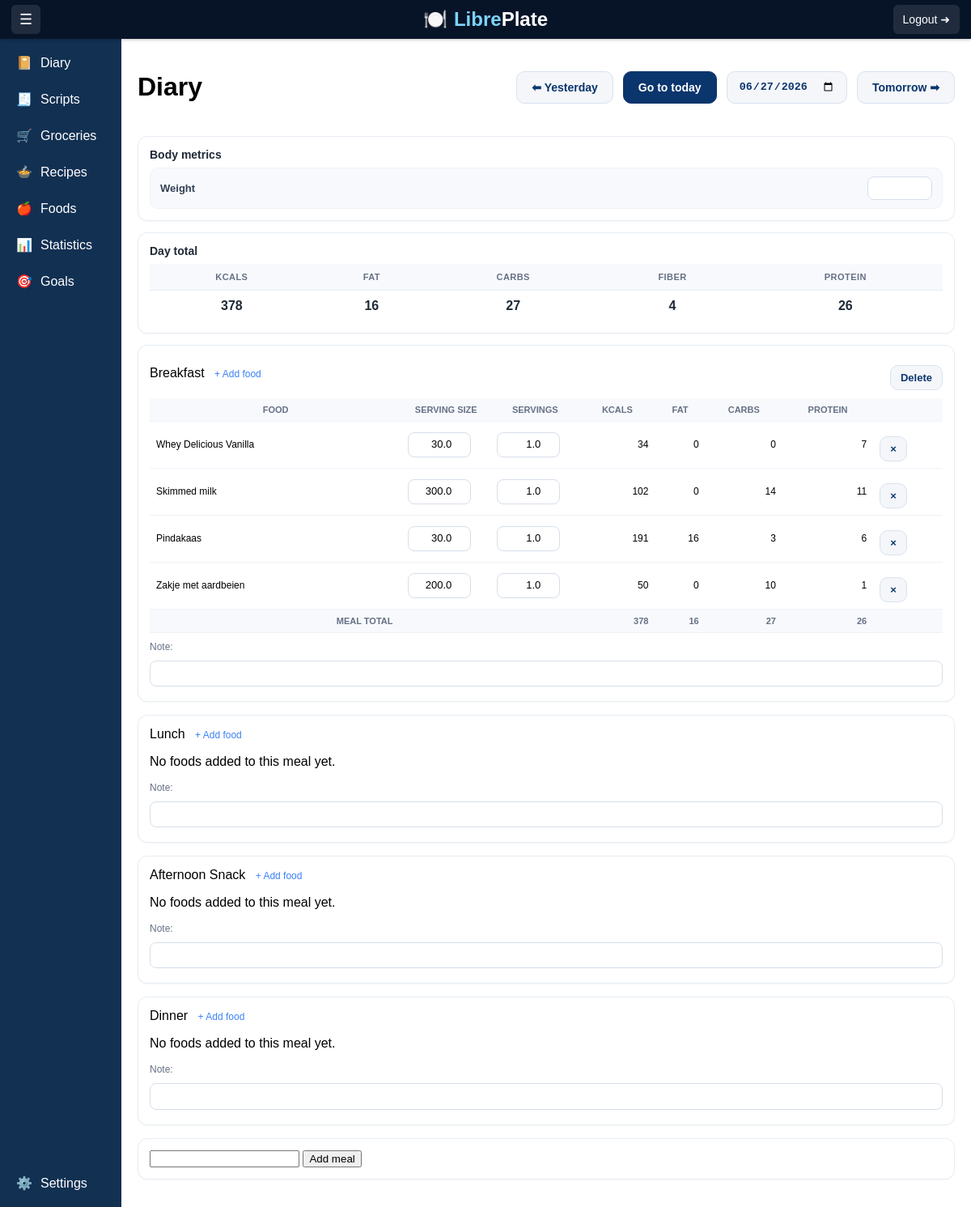
The page /diary/ (signed in) on the database its author committed.
### body_metrics/models.py (models this page shows, shortened)
class BodyMetric(models.Model):
    name = models.CharField(max_length=100, unique=True)
    description = models.TextField(blank=True, null=True)
    abbreviation = models.CharField(max_length=100, blank=True, null=True)
    show_in_diary_total = models.BooleanField(
        default=True, help_text="If True, this nutrient will be visible to users"
    )
    order = models.PositiveIntegerField(default=0)
    user = models.ForeignKey(
        User,
        on_delete=models.CASCADE,
        related_name="body_metric",
        null=True,
        blank=True,
    )
    class Meta:
        verbose_name = "Nutrients"
        ordering = ["order"]

### nutrients/models.py (models this page shows, shortened)
class Nutrient(models.Model):
    name = models.CharField(max_length=100, unique=True)
    description = models.TextField(blank=True, null=True)
    abbreviation = models.CharField(max_length=100, blank=True, null=True)
    show_in_diary_total = models.BooleanField(
        null=True,
        blank=True,
        help_text="Show this nutrient in diary totals.",
    )
    show_in_diary_meal = models.BooleanField(
        null=True,
        blank=True,
        help_text="Show this nutrient in individual diary meals.",
    )
    show_in_food_edit = models.BooleanField(
        null=True,
        blank=True,
        help_text="Show this nutrient when editing a food.",
    )
    show_in_recipe = models.BooleanField(
        null=True,
        blank=True,
        help_text="Show this nutrient in recipes.",
    )
    show_in_foods = models.BooleanField(
        null=True,
        blank=True,
        help_text="Show this nutrient in food detail/list pages.",
    )
    order = models.PositiveIntegerField(default=0)
    user = models.ForeignKey(
        User,
        on_delete=models.CASCADE,
        related_name="nutrients",
        null=True,
        blank=True,
    )
    class Meta:
        verbose_name = "Nutrients"
        ordering = ["order"]

### diary/models.py (models this page shows, shortened)
class Meal(models.Model):
    name = models.CharField(max_length=255)
    date = models.DateField()
    note = models.TextField(blank=True)
    order = models.PositiveIntegerField(default=0)
    user = models.ForeignKey(User, on_delete=models.CASCADE, related_name="meals")
    class Meta:
        ordering = ["order", "id"]

class MealFood(models.Model):
    meal = models.ForeignKey(Meal, on_delete=models.CASCADE, related_name="meal_foods")
    food = models.ForeignKey("foods.Food", on_delete=models.CASCADE)
    serving_size = models.FloatField()
    number_of_servings = models.FloatField()

### foods/models.py (models this page shows, shortened)
class Food(models.Model):
    name = models.CharField(max_length=255)
    user = models.ForeignKey(User, on_delete=models.CASCADE, related_name="foods")
    serving = models.DecimalField(max_digits=6, decimal_places=2)
    unit = models.ForeignKey(
        "units.Unit", on_delete=models.CASCADE, null=True, blank=True
    )
    thumbnail_path = models.CharField(max_length=500, blank=True, null=True)
    barcode = models.CharField(max_length=50, blank=True)
    brand = models.CharField(max_length=255, blank=True, null=True)
    description = models.TextField(blank=True, null=True)
    created_at = models.DateTimeField(auto_now_add=True)
    updated_at = models.DateTimeField(auto_now=True)
    last_used_at = models.DateTimeField(null=True, blank=True, db_index=True)
    class Meta:
        ordering = ["-created_at"]
        verbose_name_plural = "Foods"
        indexes = [
            models.Index(fields=["barcode"]),
            models.Index(fields=["user", "brand"]),
        ]

### settings/models.py (models this page shows, shortened)
class DefaultMeal(models.Model):
    name = models.CharField(max_length=255)
    order = models.PositiveIntegerField(default=0)
    description = models.TextField(blank=True, null=True)
    user = models.ForeignKey(
        User, on_delete=models.CASCADE, related_name="default_meals"
    )
    class Meta:
        ordering = ["order"]

### diary/views.py (the view)
# urls.py: path("", views.diary_day, name="diary_today"),
def diary_day(request, date=None):
    if date:
        selected_date = datetime.strptime(date, "%Y-%m-%d").date()
    else:
        selected_date = timezone.localdate()
    week_start = selected_date - timedelta(days=selected_date.weekday())
    week_days = []
    for i in range(7):
        day = week_start + timedelta(days=i)
        week_days.append(
            {
                "date": day,
                "is_today": day == timezone.localdate(),
                "is_selected": day == selected_date,
            }
        )
    real_meals = (
        Meal.objects.filter(date=selected_date, user=request.user)
        .prefetch_related(
            "meal_foods",
            "meal_foods__food",
            "meal_foods__food__food_nutrients",
            "meal_foods__food__food_nutrients__nutrient",
        )
        .order_by("order")
    )
    meal_map = {m.name: m for m in real_meals}
    meals = []
    for dm in DefaultMeal.objects.filter(user=request.user).order_by("order"):
        if dm.name in meal_map:
            meal = meal_map[dm.name]
            meal.is_virtual = False
            meal.is_default = True
        else:
            meal = VirtualMeal(dm, selected_date, request.user)
        meals.append(meal)
    day_total = calculate_day_totals(meals)
    body_metrics = BodyMetric.objects.filter(
        show_in_diary_total=True
    ).order_by("order")
    logs = BodyMetricLog.objects.filter(
        user=request.user,
        date=selected_date,
    )
    log_map = {
        log.body_metric_id: log.amount
        for log in logs
    }
    context = {
        "selected_date": selected_date,
        "meals": meals,
        "meal_form": MealForm(),
        "week_days": week_days,
        "yesterday": selected_date - timedelta(days=1),
        "tomorrow": selected_date + timedelta(days=1),
        "month_name": selected_date.strftime("%B %Y"),
        "nutrients_total": Nutrient.objects.filter(
            show_in_diary_total=True
        ).order_by("order"),
        "nutrients_meal": Nutrient.objects.filter(
            show_in_diary_meal=True
        ).order_by("order"),
        "day_total": day_total,
        "body_metrics": body_metrics,
        "log_map": log_map,
    }
    return render(request, "diary/day.html", context)

### diary/forms.py
class MealForm(forms.ModelForm):
    class Meta:
        model = Meal
        fields = [
            "name",
        ]

### diary/templatetags/diary_filters.py (called while the page is built)
@register.filter(name="get_item")
def get_item(dictionary, key):
    if not dictionary:
        return None
    try:
        return dictionary.get(key)
    except AttributeError:
        return None

### diary/views.py (called while the page is built)
def to_int_dict(d):
    return {k: int(v) for k, v in d.items()}

def calculate_meal_food_totals(meal_food):
    totals = defaultdict(float)
    serving_size = float(meal_food.serving_size or 0)
    servings = float(meal_food.number_of_servings or 0)
    for fn in meal_food.food.food_nutrients.all():
        totals[fn.nutrient_id] += (
            float(fn.amount)
            * serving_size
            * servings
            / 100
        )
    return totals

def calculate_meal_totals(meal):
    totals = defaultdict(float)
    for meal_food in meal.meal_foods.all():
        food_totals = calculate_meal_food_totals(meal_food)
        meal_food.nutrient_values = to_int_dict(food_totals)
        for nutrient_id, value in food_totals.items():
            totals[nutrient_id] += value
    meal.total_nutrients = to_int_dict(totals)
    return totals

def calculate_day_totals(meals):
    totals = defaultdict(float)
    for meal in meals:
        if isinstance(meal, VirtualMeal):
            continue
        meal_totals = calculate_meal_totals(meal)
        for nutrient_id, value in meal_totals.items():
            totals[nutrient_id] += value
    return to_int_dict(totals)

    def all(self):
        return []

### diary/templates/diary/day.html (shortened to what this page needs)
{% extends "base.html" %}
{% load diary_filters %}
{% load static %}
{% block content %}
<link rel="stylesheet" href="{% static 'diary/css/day.css' %}">
{% include "diary/components/day_header.html" %}
<div class="card">
    {% include "diary/components/body_metrics.html" %}
</div>
<div class="card">
    {% include "diary/components/day_totals.html" %}
</div>
{% for meal in meals %}
    {% include "diary/components/meal.html" with meal=meal%}
{% empty %}
    <p>No meals for this day.</p>
{% endfor %}
<div class="card">
    {% include "diary/components/add_meal.html" %}
</div>
{% endblock %}

### diary/templates/diary/components/body_metrics.html
{% load diary_filters %}
<h3>Body metrics</h3>
<div class="body-metrics">
    {% for metric in body_metrics %}
    <div class="metric-row">
        <label>{{ metric.name }}</label>
        <input
            type="number"
            step="any"
            value="{{ log_map|get_item:metric.id|default:'' }}"
            data-metric-id="{{ metric.id }}"
            oninput="saveMetric(this)"
        />
    </div>
    {% endfor %}
</div>

### diary/templates/diary/components/day_totals.html (shortened to what this page needs)
{% load diary_filters %}
<h3>Day total</h3>
<table class="day-table">
    <tr>
        {% for nutrient in nutrients_total %}
        <th>
            {% if nutrient.abbreviation %}
                {{ nutrient.abbreviation }}
            {% else %}
                {{ nutrient.name }}
            {% endif %}
        </th>
        {% endfor %}
    </tr>
    <tr>
        {% for nutrient in nutrients_total %}
        <td class="day-total" data-nutrient="{{ nutrient.id }}">
            {{ day_total|get_item:nutrient.id|default:"0" }}
        </td>
        {% endfor %}
    </tr>
</table>

### diary/templates/diary/components/meal.html (shortened to what this page needs)
{% load diary_filters %}
<div class="meal-card">
    <div class="meal-header">
        <div>
            <h>{{ meal.name }}</h>
            <a href="{% url 'foods' %}?meal={{ meal.id }}">+ Add food</a>
        </div>
        {% if not meal.is_virtual %}
        <form method="post" action="{% url 'delete_meal' meal.id %}">
            <button type="submit" class="action-btn delete-btn">Delete</button>
        </form>
        {% endif %}
    </div>
    {% if meal.meal_foods.all %}
    <table class="meal-table">
        <tr>
            <th>Food</th>
            <th>Serving size</th>
            <th>Servings</th>
            {% for nutrient in nutrients_meal %}
                <th class="nutrient-header" data-nutrient="{{ nutrient.id }}">
                    {% if nutrient.abbreviation %}
                        {{ nutrient.abbreviation }}
                    {% else %}
                        {{ nutrient.name }}
                    {% endif %}
                </th>
            {% endfor %}
            <th></th>
        </tr>
        {% for meal_food in meal.meal_foods.all %}
        <tr>
            <td>{{ meal_food.food.name }}</td>
            <td>
                <input type="number"
                       step="any"
                       value="{{ meal_food.serving_size }}"
                       data-meal-food="{{ meal_food.id }}"
                       class="serving-size"
                       oninput="saveMealFood(this)">
            </td>
            <td>
                <input type="number"
                       step="any"
                       value="{{ meal_food.number_of_servings }}"
                       data-meal-food="{{ meal_food.id }}"
                       class="servings"
                       oninput="saveMealFood(this)">
            </td>
            {% for nutrient in nutrients_meal %}
                <td class="nutrient-cell"
                    data-nutrient="{{ nutrient.id }}">
                    {{ meal_food.nutrient_values|get_item:nutrient.id|default:"0" }}
                </td>
            {% endfor %}
            <td>
                <form method="post" action="{% url 'delete_meal_food' meal_food.id %}">
                    <button type="submit" class="action-btn delete-btn">×</button>
                </form>
            </td>
        </tr>
        {% endfor %}
        <tr>
            <th colspan="3">Meal total</th>
            {% for nutrient in nutrients_meal %}
                <th class="meal-total"
                    data-nutrient="{{ nutrient.id }}">
                    {{ meal.total_nutrients|get_item:nutrient.id|default:"0" }}
                </th>
            {% endfor %}
            <th></th>
        </tr>
    </table>
    {% else %}
        <p class="empty-meal">No foods added to this meal yet.</p>
    {% endif %}
    <form method="post" action="{% url 'update_note' meal.id %}">
        <label>Note:</label>
        <textarea rows="1"
                  data-meal="{{ meal.id }}"
                  oninput="saveNote(this)">{{ meal.note }}</textarea>
    </form>
</div>

### diary/static/diary/css/day.css (style rules this page uses)
* { box-sizing: border-box; }
html, body { max-width: 100%; overflow-x: hidden; }
h3 { margin: 0 0 8px 0; font-size: 14px; font-weight: 700; color: #1f2a37; }
.body-metrics, .day-table { margin-top: 4px; }
.card { background: #fff; border: 1px solid #e6edf5; border-radius: 12px; padding: 14px; margin-bottom: 14px; box-shadow: 0 1px 2px rgba(0,0,0,0.04); }
.body-metrics { display: grid; grid-template-columns: repeat(auto-fit, minmax(180px, 1fr)); gap: 10px; }
.metric-row { display: flex; justify-content: space-between; align-items: center; background: #f7f9fc; padding: 10px 12px; border-radius: 10px; border: 1px solid #eef3f8; }
.metric-row label { font-size: 13px; font-weight: 600; color: #344054; }
.metric-row input { width: 80px; padding: 6px 8px; border-radius: 8px; border: 1px solid #d6deea; text-align: right; font-weight: 600; }
.day-table { width: 100%; border-collapse: separate; border-spacing: 0; margin-top: 0; }
.day-table th, .day-table td { padding: 10px 12px; text-align: center; }
.day-table th { font-size: 11px; text-transform: uppercase; letter-spacing: 0.04em; color: #667085; background: #f7f9fc; border-bottom: 1px solid #e6edf5; }
.day-table td { font-weight: 700; color: #1f2a37; }
.meal-card { background: #fff; border: 1px solid #e6edf5; border-radius: 12px; padding: 14px; margin-bottom: 16px; box-shadow: 0 1px 2px rgba(0,0,0,0.04); overflow: hidden; }
.meal-header { display: flex; justify-content: space-between; align-items: center; margin-bottom: 10px; }
.meal-header a { font-size: 12px; margin-left: 8px; color: #3b82f6; text-decoration: none; }
.meal-table { width: 100%; border-collapse: collapse; font-size: 12px; table-layout: auto; }
.meal-table th, .meal-table td { padding: 8px; border-bottom: 1px solid #eef2f7; white-space: nowrap; overflow: hidden; text-overflow: ellipsis; }
.meal-table th { font-size: 11px; text-transform: uppercase; color: #667085; background: #f7f9fc; }
.meal-table td:first-child { min-width: 180px; max-width: 320px; white-space: normal; overflow: visible; text-overflow: unset; }
.meal-table input.serving-size, .meal-table input.servings { width: 78px; min-width: 78px; padding: 6px 8px; font-size: 13px; line-height: 1.3; text-align: right; box-sizing: border-box; font-variant-numeric: tabular-nums; }
.meal-table td:nth-child(2), .meal-table td:nth-child(3) { width: 110px; }
.nutrient-cell, .meal-total { max-width: 60px; text-align: right; }
.meal-card form { margin-top: 10px; }
.meal-card label { display: block; font-size: 12px; color: #667085; margin-bottom: 4px; }
.meal-card textarea { width: 100%; margin-top: 6px; resize: none; line-height: 1.4; border-radius: 8px; border: 1px solid #d6deea; padding: 6px 8px; font-size: 13px; }
input[type="number"], textarea { border-radius: 8px; border: 1px solid #d6deea; padding: 6px 8px; font-size: 13px; }

### templates/base.html (style rules this page uses)
.action-btn { display: inline-flex; align-items: center; justify-content: center; padding: 7px 12px; background: #f4f6f9; color: #0b356d; border: 1px solid #d9e2ef; border-radius: 10px; text-decoration: none; font-size: 13px; font-weight: 600; transition: all .2s ease; }
html, body { margin: 0; height: 100%; font-family: Arial, sans-serif; }
body { margin: 0; height: 100vh; }

### rows shown on the page
BodyMetric: name "Weight"
Nutrient: abbreviation "KCALS", id "378"
Nutrient: name "FAT", id "16"
Nutrient: abbreviation "CARBS", id "27"
Nutrient: name "FIBER", id "4"
Nutrient: name "PROTEIN", id "26"
Meal: name "Breakfast", shows "Delete", total_nutrients|get_item "378", total_nutrients|get_item "16", total_nutrients|get_item "27", total_nutrients|get_item "26"
MealFood: food.name "Whey Delicious Vanilla", serving_size "30.0", number_of_servings "1.0", nutrient_values|get_item "34", nutrient_values|get_item "0", nutrient_values|get_item "7"
MealFood: food.name "Skimmed milk", serving_size "300.0", number_of_servings "1.0", nutrient_values|get_item "102", nutrient_values|get_item "0", nutrient_values|get_item "14", nutrient_values|get_item "11"
MealFood: food.name "Pindakaas", serving_size "30.0", number_of_servings "1.0", nutrient_values|get_item "191", nutrient_values|get_item "16", nutrient_values|get_item "3", nutrient_values|get_item "6"
MealFood: food.name "Zakje met aardbeien", serving_size "200.0", number_of_servings "1.0", nutrient_values|get_item "50", nutrient_values|get_item "0", nutrient_values|get_item "10", nutrient_values|get_item "1"
DefaultMeal: name "Lunch"
DefaultMeal: name "Afternoon Snack"
DefaultMeal: name "Dinner"
